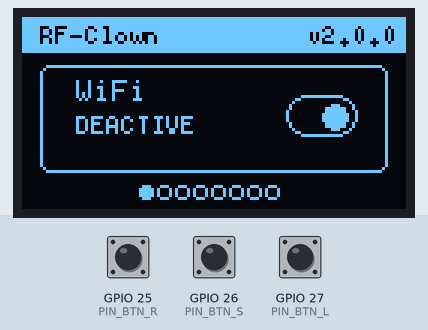
The sketch below on a simulated ESP32. Shown: 128×64 one-colour display. The test bench sets the inputs (shaded band); at power-on: GPIO 26 (PIN_BTN_S) HIGH, GPIO 25 (PIN_BTN_R) HIGH, GPIO 27 (PIN_BTN_L) HIGH. Random numbers use the default seed unless the sketch sets one; no radio packets arrive unless stated.

Above: at 4.6 s.
4.7 s: GPIO 26 (PIN_BTN_S) pulled LOW for 0.15 s
At 6.2 s:
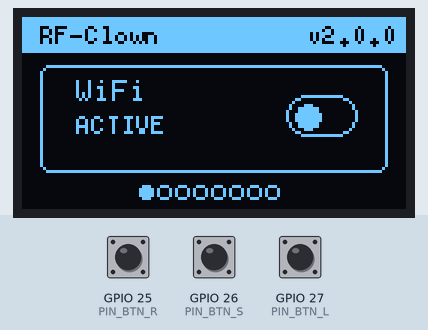
6.6 s: GPIO 25 (PIN_BTN_R) pulled LOW for 0.15 s
At 8.2 s:
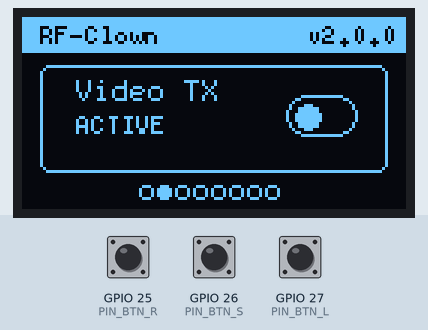
8.5 s: GPIO 26 (PIN_BTN_S) pulled LOW for 1 s
At 10.4 s:
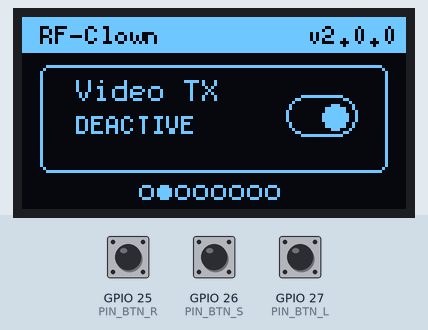
11.0 s: GPIO 25 (PIN_BTN_R) pulled LOW for 1 s
At 12.9 s:
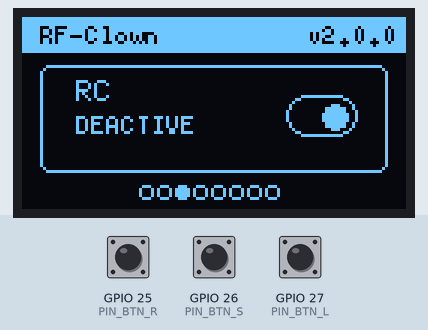
13.5 s: GPIO 26 (PIN_BTN_S) pulled LOW for 0.15 s
At 15.1 s:
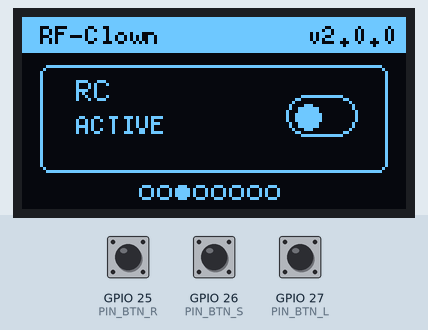
15.4 s: GPIO 25 (PIN_BTN_R) pulled LOW for 0.15 s
At 16.2 s:
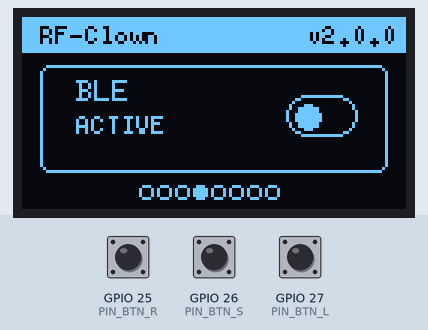
Timing chart, 0 to 18.3 s (numbered marks = the images above; inputs shaded):
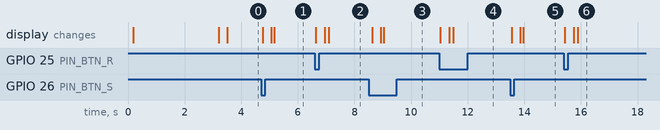

The sketch:

RfClown.ino
```cpp
// (licence header left out)
#include <Arduino.h>
#include <Wire.h>          // Fixes 'Wire' was not declared
#include <SPI.h>
#include <esp_wifi.h>      // Fixes 'esp_wifi_stop' and 'esp_wifi_deinit'
#include <esp_bt.h>        // Fixes Bluetooth controller errors
#include "config.h"
#include "setting.h"

// --- Real Definitions (Only here in the .ino) ---
U8G2_SSD1306_128X64_NONAME_F_HW_I2C u8g2(U8G2_R0, /* reset=*/ U8X8_PIN_NONE);
Adafruit_NeoPixel pixels(1, 14, NEO_GRB + NEO_KHZ800);

RF24 RadioA(NRF_CE_PIN_A, NRF_CSN_PIN_A);
RF24 RadioB(NRF_CE_PIN_B, NRF_CSN_PIN_B);
RF24 RadioC(NRF_CE_PIN_C, NRF_CSN_PIN_C);

bool neoPixelActive = true;
int oledBrightness = 255;

OperationMode current_Mode = WiFi_MODULE;
volatile Operation current = DEACTIVE_MODE;

byte channelGroup_1[] = {2, 5, 8, 11};
byte channelGroup_2[] = {26, 29, 32, 35};
byte channelGroup_3[] = {80, 83, 86, 89};

const byte bluetooth_channels[] = {32, 34, 46, 48, 50, 52, 0, 1, 2, 4, 6, 8, 22, 24, 26, 28, 30, 74, 76, 78, 80};
const byte ble_channels[] = {2, 26, 80};
const byte WiFi_channels[] = {1, 2, 3, 4, 5, 6, 7, 8, 9, 10, 11, 12};
const byte usbWireless_channels[] = {40, 50, 60};
const byte videoTransmitter_channels[] = {70, 75, 80};
const byte rc_channels[] = {1, 3, 5, 7};
const byte zigbee_channels[] = {11, 15, 20, 25};
const byte nrf24_channels[] = {76, 78, 79};

volatile bool ChangeRequested = false;
volatile bool ChangeRequested1 = false;
volatile bool ChangeRequested2 = false;
unsigned long lastPressTime = 0;

void IRAM_ATTR handleButton() {
  unsigned long currentTime = millis();
  if (currentTime - lastPressTime > debounceDelay) {
    ChangeRequested = true;
    lastPressTime = currentTime;
  }
}

void IRAM_ATTR handleButton1() {
  unsigned long currentTime = millis();
  if (currentTime - lastPressTime > debounceDelay) {
    ChangeRequested1 = true;
    lastPressTime = currentTime;
  }
}

void IRAM_ATTR handleButton2() {
  unsigned long currentTime = millis();
  if (currentTime - lastPressTime > debounceDelay) {
    if (current == DEACTIVE_MODE) current = ACTIVE_MODE;
    else                          current = DEACTIVE_MODE;
    lastPressTime = currentTime;
  }
}

void configure_Radio(RF24 &radio, const byte *channels, size_t size) {
  configureNrf(radio);
  radio.printPrettyDetails();
  for (size_t i = 0; i < size; i++) {
    radio.setChannel(channels[i]);
    radio.startConstCarrier(RF24_PA_MAX, channels[i]);
  }
}

void initialize_MultiMode() {
  if (RadioA.begin()) {
    configure_Radio(RadioA, channelGroup_1, sizeof(channelGroup_1));
  }
  if (RadioB.begin()) {
    configure_Radio(RadioB, channelGroup_2, sizeof(channelGroup_2));
  }
  if (RadioC.begin()) {
    configure_Radio(RadioC, channelGroup_3, sizeof(channelGroup_3));
  }
}

void initialize_Radios() {
  if (current == ACTIVE_MODE) {
    initialize_MultiMode();
  } else if (current == DEACTIVE_MODE) {
    RadioA.powerDown();
    RadioB.powerDown();
    RadioC.powerDown();
    delay(100);
  }
}

static const uint8_t HEADER_H = 12;
static const uint8_t PAD      = 6;
static const uint8_t CARD_H   = 36;
static const uint8_t RADIUS   = 3;
static const uint8_t DOT_Y    = 64 - 6;

static const char* kMenuLabels[] = {
  "WiFi", "Video TX", "RC", "BLE", "Bluetooth", "USB Wireless", "Zigbee", "NRF24"
};
static const int kMenuCount = sizeof(kMenuLabels)/sizeof(kMenuLabels[0]);

static int menuIndexFromMode(OperationMode m) {
  switch (m) {
    case WiFi_MODULE:         return 0;
    case VIDEO_TX_MODULE:     return 1;
    case RC_MODULE:           return 2;
    case BLE_MODULE:          return 3;
    case Bluetooth_MODULE:    return 4;
    case USB_WIRELESS_MODULE: return 5;
    case ZIGBEE_MODULE:       return 6;
    case NRF24_MODULE:        return 7;
    default: return 0;
  }
}
static OperationMode modeFromMenuIndex(int idx) {
  switch (idx) {
    case 0: return WiFi_MODULE;
    case 1: return VIDEO_TX_MODULE;
    case 2: return RC_MODULE;
    case 3: return BLE_MODULE;
    case 4: return Bluetooth_MODULE;
    case 5: return USB_WIRELESS_MODULE;
    case 6: return ZIGBEE_MODULE;
    case 7: return NRF24_MODULE;
    default: return WiFi_MODULE;
  }
}

void spectrum() {
  const uint8_t HDR_H = 10;
  const int TOP = HDR_H + 12;
  const int BOT = SCREEN_H - 2;
  const int H   = BOT - TOP;
  const int STRIDE = 3;
  const int BINS   = SCREEN_W / STRIDE;
  const int BAR_W  = 1;
  static uint8_t h[BINS];
  static int8_t  v[BINS];
  static bool init = false;
  if (!init) {
    for (int i = 0; i < BINS; ++i) {
      h[i] = random(0, H + 1);
      v[i] = random(-2, 3);
    }
    init = true;
  }
  for (int i = 0; i < BINS; ++i) {
    int8_t a = (int8_t)random(-1, 2);
    v[i] += a;
    if (v[i] > 3) v[i] = 3;
    if (v[i] < -3) v[i] = -3;
    int16_t nh = (int16_t)h[i] + v[i];
    if (nh < 0) {
      nh = 0;
      v[i] = -(v[i] * 3) / 4;
      if (v[i] == 0) v[i] = 1;
    } else if (nh > H) {
      nh = H;
      v[i] = -(v[i] * 3) / 4;
      if (v[i] == 0) v[i] = -1;
    }
    h[i] = (uint8_t)nh;
  }
  for (int i = 0; i < BINS; ++i) {
    int x  = i * STRIDE;
    int bh = h[i];
    if (bh <= 0) continue;
    int y  = BOT - bh;
    u8g2.drawVLine(x, y, bh);
  }
  u8g2.sendBuffer();
}

static void drawHeaderBar() {
  const uint8_t W = 128;
  const uint8_t H = HEADER_H;
  const uint8_t TXT_Y = 2;
  u8g2.setDrawColor(1);
  u8g2.drawBox(0, 0, W, H);
  u8g2.setFont(FONT_SMALL);
  u8g2.setDrawColor(0);
  u8g2.drawStr(PAD, TXT_Y, "RF-Clown");
  const char* ver = "v2.0.0";
  int vw = u8g2.getStrWidth(ver);
  u8g2.drawStr(W - vw - 4, TXT_Y, ver);
  u8g2.setDrawColor(1);
  u8g2.drawHLine(0, H - 1, W);
}

static void drawPillOutline(int x,int y,int w,int h){
  if (h & 1) h--; if (y & 1) y--;
  u8g2.drawRFrame(x, y, w, h, h/2);
}
static void drawPillKnob(int x,int y,int w,int h,float pos){
  if (h & 1) h--; if (y & 1) y--;
  int r=h/2, cxL=x+r, cxR=x+w-r-1, cy=y+r;
  int cx=(int)lroundf(cxL + (cxR - cxL)*pos);
  int knob = max(2, r-3);
  u8g2.drawDisc(cx, cy, knob);
}
static void drawPillToggle(int x,int y,int w,int h,bool on){
  drawPillOutline(x,y,w,h);
  drawPillKnob(x,y,w,h, on?0.0f:1.0f);
}

static void drawPaginationDots(int active){
  int totalW = (kMenuCount * 6) - 2;
  int startX = (128 - totalW) / 2;
  for (int i=0;i<kMenuCount;i++) {
    int x = startX + i*6;
    if (i == active) u8g2.drawDisc(x, DOT_Y, 2);
    else             u8g2.drawCircle(x, DOT_Y, 2);
  }
}

static void drawCardAtCenter(int centerX, int menuIndex){
  const char* label = kMenuLabels[menuIndex];
  const int W = 128;
  const int w = W - PAD*2;
  const int x = centerX - w/2;
  const int y = HEADER_H + 4;
  u8g2.setDrawColor(0);
  u8g2.drawBox(x+1, y+1, w-2, CARD_H-2);
  u8g2.setDrawColor(1);
  u8g2.drawRFrame(x, y, w, CARD_H, RADIUS);
  u8g2.setFont(FONT_MEDIUM);
  u8g2.setCursor(x + 12, y + 4);
  u8g2.print(label);
  bool isThisFocus = (modeFromMenuIndex(menuIndex) == current_Mode);
  bool isActive    = (isThisFocus && current == ACTIVE_MODE);
  const char* status = isActive ? "ACTIVE" : "DEACTIVE";
  u8g2.setFont(FONT_SMALL);
  u8g2.setCursor(x + 12, y + 16);
  u8g2.print(status);
  bool isOn = (modeFromMenuIndex(menuIndex) == current_Mode) && (current == ACTIVE_MODE);
  const int pillW=24, pillH=14;
  const int pillY=(y + ((CARD_H-pillH)/2)) & ~1;
  drawPillToggle(x + w - pillW - 10, pillY, pillW, pillH, isOn);
}

static void renderStaticMenu(int focusIndex) {
  u8g2.clearBuffer();
  drawHeaderBar();
  drawCardAtCenter(128 / 2, focusIndex);
  drawPaginationDots(focusIndex);
  u8g2.sendBuffer();
}

static void animateToMenu(int fromIdx, int toIdx) {
  const int W = 128;
  const int STEPS = 14;
  const uint8_t DT = 10;
  const int dir = (toIdx > fromIdx) ? -1 : 1;
  for (int s = 0; s <= STEPS; s++) {
    float t = (float)s / (float)STEPS;
    float e = (t < 0.5f) ? 4.0f*t*t*t : 1.0f - powf(-2.0f*t + 2.0f, 3)/2.0f;
    int shift = (int)(e * W + 0.5f);
    int centerFrom = (W/2) + (-dir * shift);
    int centerTo   = (W/2) + ( dir * (W - shift));
    u8g2.clearBuffer();
    drawHeaderBar();
    drawCardAtCenter(centerFrom, fromIdx);
    drawCardAtCenter(centerTo,   toIdx);
    drawPaginationDots(toIdx);
    u8g2.sendBuffer();
    delay(DT);
  }
  renderStaticMenu(toIdx);
}

static void animateToggleKnobForFocus(int focusIdx, bool fromActive, bool toActive){
  float start = (fromActive ? 0.0f : 1.0f);
  float end   = (toActive   ? 0.0f : 1.0f);
  const int STEPS = 10;
  const uint8_t FRAME_MS = 12;
  for (int s=0; s<=STEPS; s++){
    float t = (float)s / (float)STEPS;
    float e = (t < 0.5f) ? 2.0f*t*t : 1.0f - powf(-2.0f*t + 2.0f, 2)/2.0f;
    float p = start + (end - start) * e;
    u8g2.clearBuffer();
    drawHeaderBar();
    const int W = 128;
    const int w = W - PAD*2;
    const int x = W/2 - w/2;
    const int y = HEADER_H + 4;
    u8g2.setDrawColor(0);
    u8g2.drawBox(x+1, y+1, w-2, CARD_H-2);
    u8g2.setDrawColor(1);
    u8g2.drawRFrame(x, y, w, CARD_H, RADIUS);
    u8g2.setFont(FONT_MEDIUM); u8g2.setCursor(x+12, y+4);  u8g2.print(kMenuLabels[focusIdx]);
    u8g2.setFont(FONT_SMALL);  u8g2.setCursor(x+12, y+16); u8g2.print("----");
    const int pillW=24, pillH=14;
    const int pillY=(y + ((CARD_H-pillH)/2)) & ~1;
    const int pillX=x + w - pillW - 10;
    drawPillOutline(pillX, pillY, pillW, pillH);
    drawPillKnob(pillX, pillY, pillW, pillH, p);
    drawPaginationDots(focusIdx);
    u8g2.sendBuffer();
    delay(FRAME_MS);
  }
  renderStaticMenu(focusIdx);
}

void update_OLED() {
  int focus = menuIndexFromMode(current_Mode);
  renderStaticMenu(focus);
}

void menuPrev() {
  int fromIdx = menuIndexFromMode(current_Mode);
  int toIdx   = (fromIdx == 0) ? (kMenuCount - 1) : (fromIdx - 1);
  current_Mode = modeFromMenuIndex(toIdx);
  animateToMenu(fromIdx, toIdx);
}
void menuNext() {
  int fromIdx = menuIndexFromMode(current_Mode);
  int toIdx   = (fromIdx == (kMenuCount - 1)) ? 0 : (fromIdx + 1);
  current_Mode = modeFromMenuIndex(toIdx);
  animateToMenu(fromIdx, toIdx);
}
void menuToggleActive() {
  int focus = menuIndexFromMode(current_Mode);
  bool wasActive = (current == ACTIVE_MODE);
  current = wasActive ? DEACTIVE_MODE : ACTIVE_MODE;
  animateToggleKnobForFocus(focus, wasActive, !wasActive);
}

void checkMode() {
  if (ChangeRequested) {
    ChangeRequested = false;
    current_Mode = static_cast<OperationMode>((current_Mode == 0) ? 7 : (current_Mode - 1));
  } else if (ChangeRequested1) {
    ChangeRequested1 = false;
    current_Mode = static_cast<OperationMode>((current_Mode + 1) % 8);
  }
}

void setup() {
  Serial.begin(115200);
  initialize_MultiMode();
  Wire.begin();
  Wire.setClock(400000);
  u8g2.begin();
  u8g2.setBusClock(400000);
  u8g2.setFont(FONT_SMALL);
  u8g2.setDrawColor(1);
  u8g2.setFontPosTop();
  esp_bt_controller_deinit();
  esp_wifi_stop();
  esp_wifi_deinit();
  esp_wifi_disconnect();
  pinMode(PIN_BTN_L,  INPUT_PULLUP);
  pinMode(PIN_BTN_R, INPUT_PULLUP);
  pinMode(PIN_BTN_S, INPUT_PULLUP);
  attachInterrupt(digitalPinToInterrupt(PIN_BTN_L),  handleButton,  FALLING);
  attachInterrupt(digitalPinToInterrupt(PIN_BTN_R), handleButton1, FALLING);
  attachInterrupt(digitalPinToInterrupt(PIN_BTN_S), handleButton2, FALLING);
  initialize_Radios();
  conf();
  update_OLED();
}

void loop() {
  checkMode();
  static Operation     lastActivity = current;
  static OperationMode lastFocus    = current_Mode;
  if (current_Mode != lastFocus) {
    int fromIdx = menuIndexFromMode(lastFocus);
    int toIdx   = menuIndexFromMode(current_Mode);
    animateToMenu(fromIdx, toIdx);
    lastFocus = current_Mode;
    return;
  }
  if (current != lastActivity) {
    initialize_Radios();
    int  focus     = menuIndexFromMode(current_Mode);
    bool wasActive = (lastActivity == ACTIVE_MODE);
    bool nowActive = (current      == ACTIVE_MODE);
    animateToggleKnobForFocus(focus, wasActive, nowActive);
    lastActivity = current;
    return;
  }
    if (current_Mode == BLE_MODULE) {
      int randomIndex = random(0, sizeof(ble_channels) / sizeof(ble_channels[0]));
      byte channel = ble_channels[randomIndex];
      RadioA.setChannel(channel);
      RadioB.setChannel(channel);
      RadioC.setChannel(channel);
    } else if (current_Mode == Bluetooth_MODULE) {
      int randomIndex = random(0, sizeof(bluetooth_channels) / sizeof(bluetooth_channels[0]));
      byte channel = bluetooth_channels[randomIndex];
      RadioA.setChannel(channel);
      RadioB.setChannel(channel);
      RadioC.setChannel(channel);
    } else if (current_Mode == WiFi_MODULE) {
      int randomIndex = random(0, sizeof(WiFi_channels) / sizeof(WiFi_channels[0]));
      byte channel = WiFi_channels[randomIndex];
      RadioA.setChannel(channel);
      RadioB.setChannel(channel);
      RadioC.setChannel(channel);
    } else if (current_Mode == USB_WIRELESS_MODULE) {
      int randomIndex = random(0, sizeof(usbWireless_channels) / sizeof(usbWireless_channels[0]));
      byte channel = usbWireless_channels[randomIndex];
      RadioA.setChannel(channel);
      RadioB.setChannel(channel);
      RadioC.setChannel(channel);
    } else if (current_Mode == VIDEO_TX_MODULE) {
      int randomIndex = random(0, sizeof(videoTransmitter_channels) / sizeof(videoTransmitter_channels[0]));
      byte channel = videoTransmitter_channels[randomIndex];
      RadioA.setChannel(channel);
      RadioB.setChannel(channel);
      RadioC.setChannel(channel);
    } else if (current_Mode == RC_MODULE) {
      int randomIndex = random(0, sizeof(rc_channels) / sizeof(rc_channels[0]));
      byte channel = rc_channels[randomIndex];
      RadioA.setChannel(channel);
      RadioB.setChannel(channel);
      RadioC.setChannel(channel);
    } else if (current_Mode == ZIGBEE_MODULE) {
      int randomIndex = random(0, sizeof(zigbee_channels) / sizeof(zigbee_channels[0]));
      byte channel = zigbee_channels[randomIndex];
      RadioA.setChannel(channel);
      RadioB.setChannel(channel);
      RadioC.setChannel(channel);
    } else if (current_Mode == NRF24_MODULE) {
      int randomIndex = random(0, sizeof(nrf24_channels) / sizeof(nrf24_channels[0]));
      byte channel = nrf24_channels[randomIndex];
      RadioA.setChannel(channel);
      RadioB.setChannel(channel);
      RadioC.setChannel(channel);
    }
}
```

setting.cpp
```cpp
// (licence header left out)
#include "setting.h"
#include "config.h"


void setRadiosNeutralState() {
  RadioA.stopListening();
  RadioA.setAutoAck(false);
  RadioA.setRetries(0, 0);
  RadioA.powerDown();
  digitalWrite(NRF_CE_PIN_A, LOW);

  RadioB.stopListening();
  RadioB.setAutoAck(false);
  RadioB.setRetries(0, 0);
  RadioB.powerDown();
  digitalWrite(NRF_CE_PIN_B, LOW);

  RadioC.stopListening();
  RadioC.setAutoAck(false);
  RadioC.setRetries(0, 0);
  RadioC.powerDown();
  digitalWrite(NRF_CE_PIN_C, LOW);
}

void configureNrf(RF24 &radio) {
  radio.begin();
  radio.setAutoAck(false);
  radio.stopListening();
  radio.setRetries(0, 0);
  radio.setPALevel(RF24_PA_MAX, true);
  radio.setDataRate(RF24_2MBPS);
  radio.setCRCLength(RF24_CRC_DISABLED);
}

void setupRadioA() {
  configureNrf(RadioA);
}

void setupRadioB() {
  configureNrf(RadioB);
}

void setupRadioC() {
  configureNrf(RadioC);
}

void initAllRadios() {
  setupRadioA();
  setupRadioB();
  setupRadioC();
}

void Str(uint8_t x, uint8_t y, const uint8_t* asciiArray, size_t len) {
  char buf[64];
  for (size_t i = 0; i < len && i < sizeof(buf) - 1; i++) {
    buf[i] = (char)asciiArray[i];
  }
  buf[len] = '\0';

  u8g2.drawStr(x, y, buf);
}

void CenteredStr(uint8_t screenWidth, uint8_t y, const uint8_t* asciiArray, size_t len, const uint8_t* font) {
  char buf[64];
  for (size_t i = 0; i < len && i < sizeof(buf) - 1; i++) {
    buf[i] = (char)asciiArray[i];
  }
  buf[len] = '\0';

  u8g2.setFont((const uint8_t*)font);
  int16_t w = u8g2.getUTF8Width(buf);
  u8g2.setCursor((screenWidth - w) / 2, y);
  u8g2.print(buf);
}

void conf() {
  u8g2.setBitmapMode(1);
  u8g2.clearBuffer();
  CenteredStr(128, 15, txt_n, sizeof(txt_n), u8g2_font_ncenB14_tr);
  CenteredStr(120, 35, txt_c, sizeof(txt_c), u8g2_font_ncenB08_tr);
  CenteredStr(128, 50, txt_v, sizeof(txt_v), u8g2_font_6x10_tf);
  u8g2.sendBuffer();
  delay(3000);
  u8g2.clearBuffer();
  u8g2.drawXBMP(0, 0, 128, 64, cred);
  u8g2.sendBuffer();
  delay(250);
}
```

config.h
```cpp
// (licence header left out)
#ifndef CONFIG_H
#define CONFIG_H

#include <Arduino.h>
#include <U8g2lib.h>
#include <Adafruit_NeoPixel.h>
#include <RF24.h>

#define SCREEN_W 128
#define SCREEN_H 64

// ---------------- Pins ----------------
#define PIN_BTN_L  27
#define PIN_BTN_R  25
#define PIN_BTN_S  26

#define NRF_CE_PIN_A    5
#define NRF_CSN_PIN_A   17
#define NRF_CE_PIN_B    16
#define NRF_CSN_PIN_B   4
#define NRF_CE_PIN_C    15
#define NRF_CSN_PIN_C   2

// --- External Declarations (Tell compiler they exist elsewhere) ---
extern U8G2_SSD1306_128X64_NONAME_F_HW_I2C u8g2;
extern Adafruit_NeoPixel pixels;
extern RF24 RadioA;
extern RF24 RadioB;
extern RF24 RadioC;

// Use 'extern' for variables to avoid multiple definitions
enum OperationMode {WiFi_MODULE, VIDEO_TX_MODULE, RC_MODULE, BLE_MODULE, Bluetooth_MODULE, USB_WIRELESS_MODULE, ZIGBEE_MODULE, NRF24_MODULE};
extern OperationMode current_Mode;

enum Operation {DEACTIVE_MODE, ACTIVE_MODE};
extern volatile Operation current;

extern byte channelGroup_1[];
extern byte channelGroup_2[];
extern byte channelGroup_3[];

extern const byte bluetooth_channels[];
extern const byte ble_channels[];
extern const byte WiFi_channels[];
extern const byte usbWireless_channels[];
extern const byte videoTransmitter_channels[];
extern const byte rc_channels[];
extern const byte zigbee_channels[];
extern const byte nrf24_channels[];

extern volatile bool ChangeRequested;
extern volatile bool ChangeRequested1;
extern volatile bool ChangeRequested2;

extern unsigned long lastPressTime;
const unsigned long debounceDelay = 200; // Const is okay in headers

// Fonts (Keep as static const)
static const uint8_t* FONT_SMALL  = u8g2_font_5x8_tf;
static const uint8_t* FONT_MEDIUM = u8g2_font_6x12_tf;

#endif
```

Source omitted: setting.h (data table, 7758 bytes)

Measured:
- after the input at 4.7 s, the display: first changes after 0.06 s (image 1 shows a later state)
- after the input at 6.6 s, the display: first changes at once (image 2 shows a later state)
- after the input at 8.5 s, the display: first changes after 0.13 s (image 3 shows a later state)
- after the input at 11.0 s, the display: first changes at once (image 4 shows a later state)
- after the input at 13.5 s, the display: first changes after 0.06 s (image 5 shows a later state)
- after the input at 15.4 s, the display: first changes at once (image 6 shows a later state)
